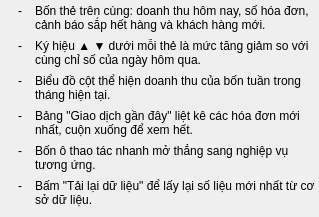
                    <widget class="QWidget" name="contentGuide2" native="true">
                     <layout class="QVBoxLayout" name="contentGuide2Layout">
                      <property name="spacing">
                       <number>7</number>
                      </property>
                      <property name="leftMargin">
                       <number>18</number>
                      </property>
                      <property name="topMargin">
                       <number>4</number>
                      </property>
                      <property name="rightMargin">
                       <number>4</number>
                      </property>
                      <property name="bottomMargin">
                       <number>10</number>
                      </property>
                      <item>
                       <layout class="QHBoxLayout" name="contentGuide2Line1Layout">
                        <property name="spacing">
                         <number>9</number>
                        </property>
                        <property name="leftMargin">
                         <number>0</number>
                        </property>
                        <property name="topMargin">
                         <number>0</number>
                        </property>
                        <property name="rightMargin">
                         <number>0</number>
                        </property>
                        <property name="bottomMargin">
                         <number>0</number>
                        </property>
                        <item>
                         <widget class="QLabel" name="contentGuide2Line1Bullet">
                          <property name="minimumSize">
                           <size>
                            <width>8</width>
                            <height>0</height>
                           </size>
                          </property>
                          <property name="maximumSize">
                           <size>
                            <width>8</width>
                            <height>16777215</height>
                           </size>
                          </property>
                          <property name="text">
                           <string>-</string>
                          </property>
                          <property name="alignment">
                           <set>Qt::AlignmentFlag::AlignLeading|Qt::AlignmentFlag::AlignLeft|Qt::AlignmentFlag::AlignTop</set>
                          </property>
                          <property name="class" stdset="0">
                           <string>bullet</string>
                          </property>
                         </widget>
                        </item>
                        <item>
                         <widget class="QLabel" name="contentGuide2Line1Text">
                          <property name="sizePolicy">
                           <sizepolicy hsizetype="Expanding" vsizetype="Preferred">
                            <horstretch>0</horstretch>
                            <verstretch>0</verstretch>
                           </sizepolicy>
                          </property>
                          <property name="text">
                           <string>Bốn thẻ trên cùng: doanh thu hôm nay, số hóa đơn, cảnh báo sắp hết hàng và khách hàng mới.</string>
                          </property>
                          <property name="wordWrap">
                           <bool>true</bool>
                          </property>
                          <property name="class" stdset="0">
                           <string>accordionLine</string>
                          </property>
                         </widget>
                        </item>
                       </layout>
                      </item>
                      <item>
                       <layout class="QHBoxLayout" name="contentGuide2Line2Layout">
                        <property name="spacing">
                         <number>9</number>
                        </property>
                        <property name="leftMargin">
                         <number>0</number>
                        </property>
                        <property name="topMargin">
                         <number>0</number>
                        </property>
                        <property name="rightMargin">
                         <number>0</number>
                        </property>
                        <property name="bottomMargin">
                         <number>0</number>
                        </property>
                        <item>
                         <widget class="QLabel" name="contentGuide2Line2Bullet">
                          <property name="minimumSize">
                           <size>
                            <width>8</width>
                            <height>0</height>
                           </size>
                          </property>
                          <property name="maximumSize">
                           <size>
                            <width>8</width>
                            <height>16777215</height>
                           </size>
                          </property>
                          <property name="text">
                           <string>-</string>
                          </property>
                          <property name="alignment">
                           <set>Qt::AlignmentFlag::AlignLeading|Qt::AlignmentFlag::AlignLeft|Qt::AlignmentFlag::AlignTop</set>
                          </property>
                          <property name="class" stdset="0">
                           <string>bullet</string>
                          </property>
                         </widget>
                        </item>
                        <item>
                         <widget class="QLabel" name="contentGuide2Line2Text">
                          <property name="sizePolicy">
                           <sizepolicy hsizetype="Expanding" vsizetype="Preferred">
                            <horstretch>0</horstretch>
                            <verstretch>0</verstretch>
                           </sizepolicy>
                          </property>
                          <property name="text">
                           <string>Ký hiệu ▲ ▼ dưới mỗi thẻ là mức tăng giảm so với cùng chỉ số của ngày hôm qua.</string>
                          </property>
                          <property name="wordWrap">
                           <bool>true</bool>
                          </property>
                          <property name="class" stdset="0">
                           <string>accordionLine</string>
                          </property>
                         </widget>
                        </item>
                       </layout>
                      </item>
                      <item>
                       <layout class="QHBoxLayout" name="contentGuide2Line3Layout">
                        <property name="spacing">
                         <number>9</number>
                        </property>
                        <property name="leftMargin">
                         <number>0</number>
                        </property>
                        <property name="topMargin">
                         <number>0</number>
                        </property>
                        <property name="rightMargin">
                         <number>0</number>
                        </property>
                        <property name="bottomMargin">
                         <number>0</number>
                        </property>
                        <item>
                         <widget class="QLabel" name="contentGuide2Line3Bullet">
                          <property name="minimumSize">
                           <size>
                            <width>8</width>
                            <height>0</height>
                           </size>
                          </property>
                          <property name="maximumSize">
                           <size>
                            <width>8</width>
                            <height>16777215</height>
                           </size>
                          </property>
                          <property name="text">
                           <string>-</string>
                          </property>
                          <property name="alignment">
                           <set>Qt::AlignmentFlag::AlignLeading|Qt::AlignmentFlag::AlignLeft|Qt::AlignmentFlag::AlignTop</set>
                          </property>
                          <property name="class" stdset="0">
                           <string>bullet</string>
                          </property>
                         </widget>
                        </item>
                        <item>
                         <widget class="QLabel" name="contentGuide2Line3Text">
                          <property name="sizePolicy">
                           <sizepolicy hsizetype="Expanding" vsizetype="Preferred">
                            <horstretch>0</horstretch>
                            <verstretch>0</verstretch>
                           </sizepolicy>
                          </property>
                          <property name="text">
                           <string>Biểu đồ cột thể hiện doanh thu của bốn tuần trong tháng hiện tại.</string>
                          </property>
                          <property name="wordWrap">
                           <bool>true</bool>
                          </property>
                          <property name="class" stdset="0">
                           <string>accordionLine</string>
                          </property>
                         </widget>
                        </item>
                       </layout>
                      </item>
                      <item>
                       <layout class="QHBoxLayout" name="contentGuide2Line4Layout">
                        <property name="spacing">
                         <number>9</number>
                        </property>
                        <property name="leftMargin">
                         <number>0</number>
                        </property>
                        <property name="topMargin">
                         <number>0</number>
                        </property>
                        <property name="rightMargin">
                         <number>0</number>
                        </property>
                        <property name="bottomMargin">
                         <number>0</number>
                        </property>
                        <item>
                         <widget class="QLabel" name="contentGuide2Line4Bullet">
                          <property name="minimumSize">
                           <size>
                            <width>8</width>
                            <height>0</height>
                           </size>
                          </property>
                          <property name="maximumSize">
                           <size>
                            <width>8</width>
                            <height>16777215</height>
                           </size>
                          </property>
                          <property name="text">
                           <string>-</string>
                          </property>
                          <property name="alignment">
                           <set>Qt::AlignmentFlag::AlignLeading|Qt::AlignmentFlag::AlignLeft|Qt::AlignmentFlag::AlignTop</set>
                          </property>
                          <property name="class" stdset="0">
                           <string>bullet</string>
                          </property>
                         </widget>
                        </item>
                        <item>
                         <widget class="QLabel" name="contentGuide2Line4Text">
                          <property name="sizePolicy">
                           <sizepolicy hsizetype="Expanding" vsizetype="Preferred">
                            <horstretch>0</horstretch>
                            <verstretch>0</verstretch>
                           </sizepolicy>
                          </property>
                          <property name="text">
                           <string>Bảng &quot;Giao dịch gần đây&quot; liệt kê các hóa đơn mới nhất, cuộn xuống để xem hết.</string>
                          </property>
                          <property name="wordWrap">
                           <bool>true</bool>
                          </property>
                          <property name="class" stdset="0">
                           <string>accordionLine</string>
                          </property>
                         </widget>
                        </item>
                       </layout>
                      </item>
                      <item>
                       <layout class="QHBoxLayout" name="contentGuide2Line5Layout">
                        <property name="spacing">
                         <number>9</number>
                        </property>
                        <property name="leftMargin">
                         <number>0</number>
                        </property>
                        <property name="topMargin">
                         <number>0</number>
                        </property>
                        <property name="rightMargin">
                         <number>0</number>
                        </property>
                        <property name="bottomMargin">
                         <number>0</number>
                        </property>
                        <item>
                         <widget class="QLabel" name="contentGuide2Line5Bullet">
                          <property name="minimumSize">
                           <size>
                            <width>8</width>
                            <height>0</height>
                           </size>
                          </property>
                          <property name="maximumSize">
                           <size>
                            <width>8</width>
                            <height>16777215</height>
                           </size>
                          </property>
                          <property name="text">
                           <string>-</string>
                          </property>
                          <property name="alignment">
                           <set>Qt::AlignmentFlag::AlignLeading|Qt::AlignmentFlag::AlignLeft|Qt::AlignmentFlag::AlignTop</set>
                          </property>
                          <property name="class" stdset="0">
                           <string>bullet</string>
                          </property>
                         </widget>
                        </item>
                        <item>
                         <widget class="QLabel" name="contentGuide2Line5Text">
                          <property name="sizePolicy">
                           <sizepolicy hsizetype="Expanding" vsizetype="Preferred">
                            <horstretch>0</horstretch>
                            <verstretch>0</verstretch>
                           </sizepolicy>
                          </property>
                          <property name="text">
                           <string>Bốn ô thao tác nhanh mở thẳng sang nghiệp vụ tương ứng.</string>
                          </property>
                          <property name="wordWrap">
                           <bool>true</bool>
                          </property>
                          <property name="class" stdset="0">
                           <string>accordionLine</string>
                          </property>
                         </widget>
                        </item>
                       </layout>
                      </item>
                      <item>
                       <layout class="QHBoxLayout" name="contentGuide2Line6Layout">
                        <property name="spacing">
                         <number>9</number>
                        </property>
                        <property name="leftMargin">
                         <number>0</number>
                        </property>
                        <property name="topMargin">
                         <number>0</number>
                        </property>
                        <property name="rightMargin">
                         <number>0</number>
                        </property>
                        <property name="bottomMargin">
                         <number>0</number>
                        </property>
                        <item>
                         <widget class="QLabel" name="contentGuide2Line6Bullet">
                          <property name="minimumSize">
                           <size>
                            <width>8</width>
                            <height>0</height>
                           </size>
                          </property>
                          <property name="maximumSize">
                           <size>
                            <width>8</width>
                            <height>16777215</height>
                           </size>
                          </property>
                          <property name="text">
                           <string>-</string>
                          </property>
                          <property name="alignment">
                           <set>Qt::AlignmentFlag::AlignLeading|Qt::AlignmentFlag::AlignLeft|Qt::AlignmentFlag::AlignTop</set>
                          </property>
                          <property name="class" stdset="0">
                           <string>bullet</string>
                          </property>
                         </widget>
                        </item>
                        <item>
                         <widget class="QLabel" name="contentGuide2Line6Text">
                          <property name="sizePolicy">
                           <sizepolicy hsizetype="Expanding" vsizetype="Preferred">
                            <horstretch>0</horstretch>
                            <verstretch>0</verstretch>
                           </sizepolicy>
                          </property>
                          <property name="text">
                           <string>Bấm &quot;Tải lại dữ liệu&quot; để lấy lại số liệu mới nhất từ cơ sở dữ liệu.</string>
                          </property>
                          <property name="wordWrap">
                           <bool>true</bool>
                          </property>
                          <property name="class" stdset="0">
                           <string>accordionLine</string>
                          </property>
                         </widget>
                        </item>
                       </layout>
                      </item>
                     </layout>
                    </widget>
